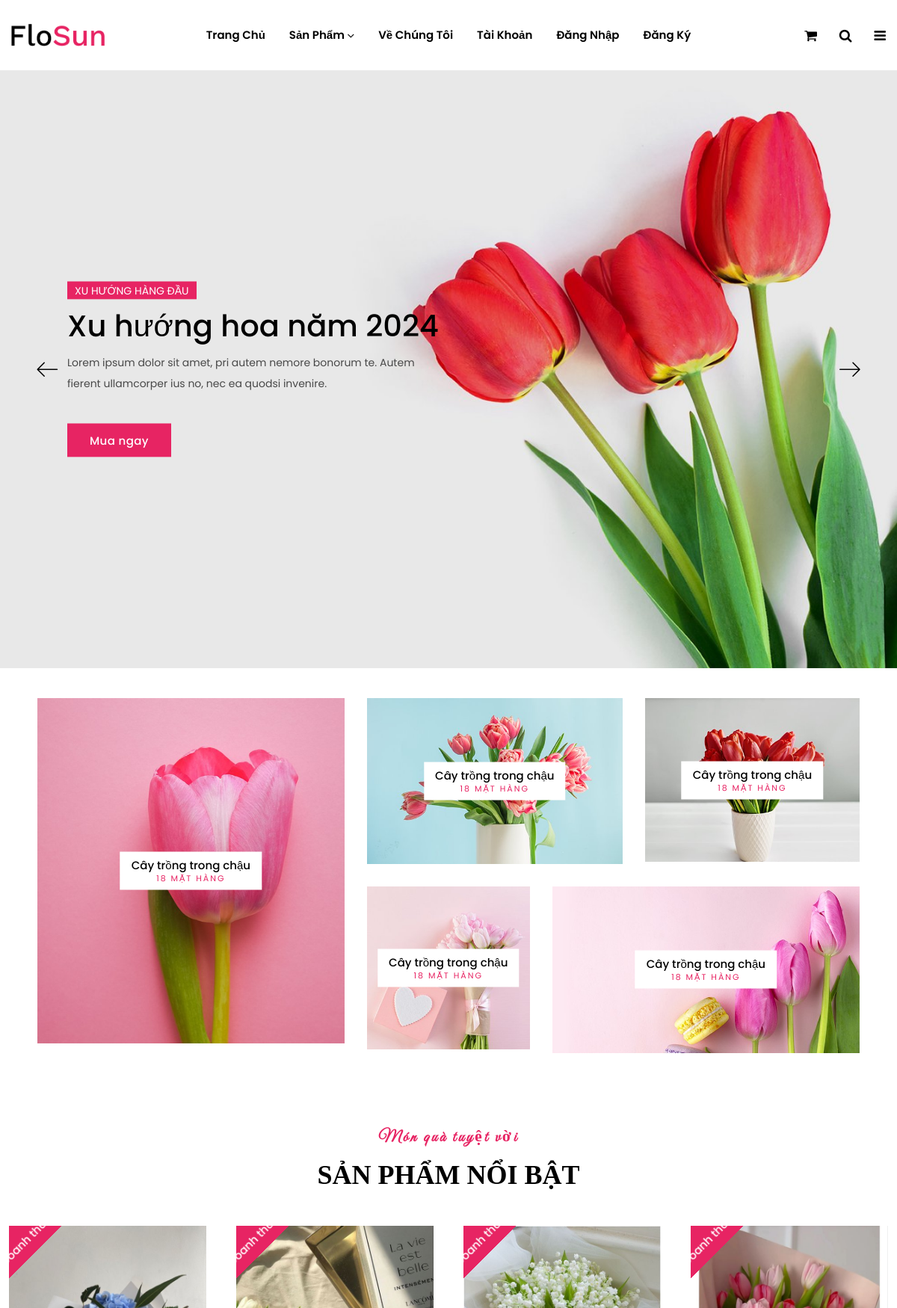
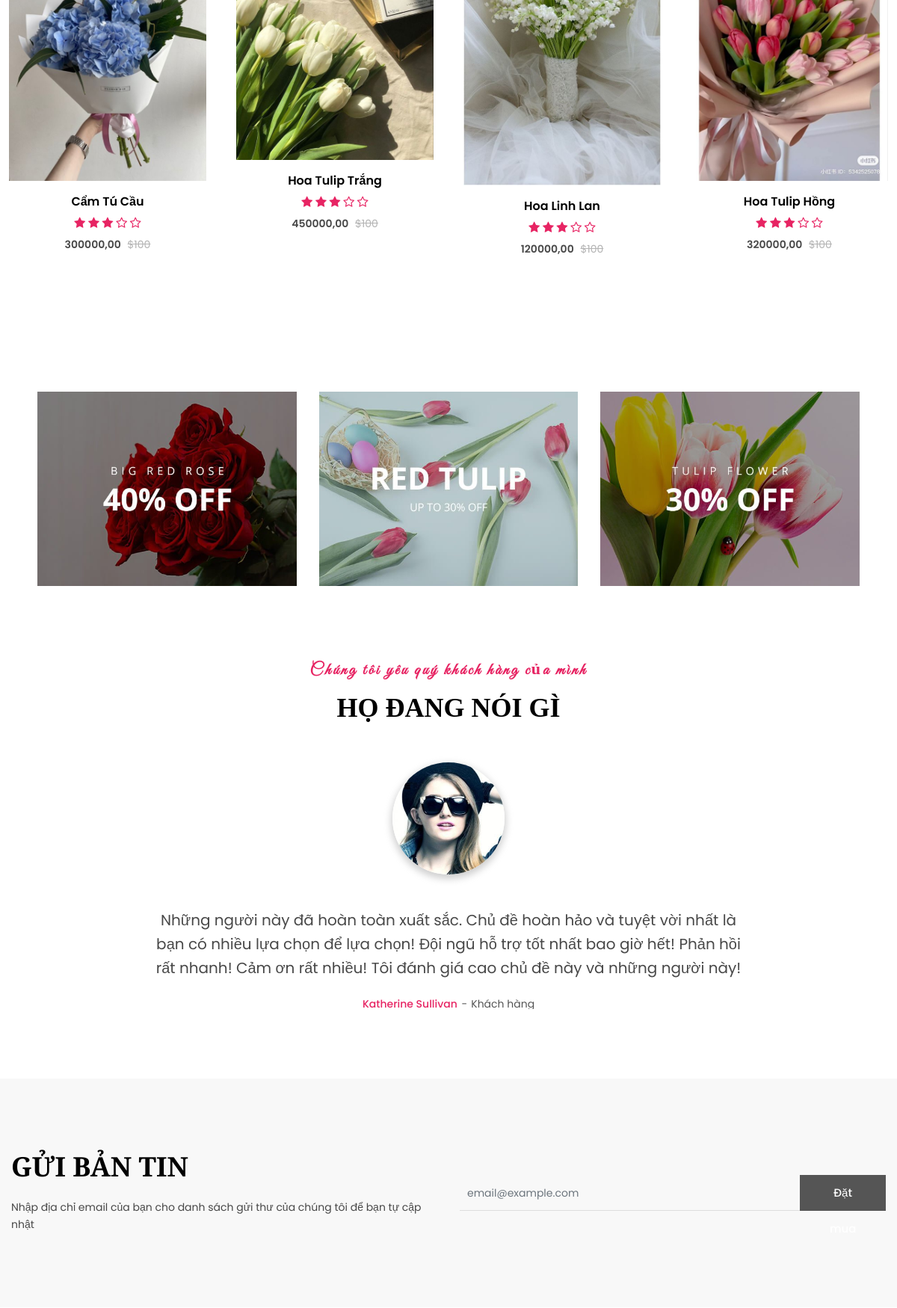
The page / (upper part) on the database its author committed (2 pictures, top to bottom).
### home/models.py (models this page shows, shortened)
class SanPham(models.Model):
    MaSP = models.AutoField(primary_key=True)
    TenSP = models.CharField(max_length=255)
    MoTa = models.CharField(max_length=500)
    SoLuong = models.PositiveIntegerField()
    DonGia = models.DecimalField(max_digits=10, decimal_places=2)
    HinhAnh = models.ImageField(upload_to='product')
    MaLoai = models.ForeignKey(Loai, on_delete=models.CASCADE)
    MaMau = models.ForeignKey(MauSac, on_delete=models.SET_NULL, null =True)

### home/views.py (the view)
# urls.py: 2. Add a URL to urlpatterns:  path('', views.home, name='home')
def home(request):
    data={
            'item_sanpham': SanPham.objects.all(),
            'item_loai': Loai.objects.all(),
    }
    return render(request, 'page/home.html',data)

### home/templates/page/home.html (shortened to what this page needs)
{% extends "pages/layout.html" %}
{% block content %}
{%load static %}
  <div class="intro11-slider-wrap section">
    <div class="intro11-slider swiper-container swiper-container-fade swiper-container-initialized swiper-container-horizontal">
        <div class="swiper-wrapper" id="swiper-wrapper-8d29b2a29749e1db" aria-live="polite" style="transition: all 0ms ease 0s;">
            <div class="intro11-section swiper-slide slide-1 slide-bg-1 bg-position swiper-slide-active" data-swiper-slide-index="0" role="group" aria-label="2/4" style="width: 794px; transition: all 0ms ease 0s; opacity: 1; transform: translate3d(-794px, 0px, 0px);">
                <div class="intro11-content text-left">
                    <h3 class="title-slider text-uppercase"><font style="vertical-align: inherit;"><font style="vertical-align: inherit;">Xu hướng hàng đầu</font></font></h3>
                    <h2 class="title"><font style="vertical-align: inherit;"><font style="vertical-align: inherit;">Xu hướng hoa năm 2024</font></font></h2>
                    <p class="desc-content"><font style="vertical-align: inherit;"><font style="vertical-align: inherit;">Lorem ipsum dolor sit amet, pri autem nemore bonorum te. </font><font style="vertical-align: inherit;">Autem fierent ullamcorper ius no, nec ea quodsi invenire.</font></font></p>
                    <a href="{% url 'shop' %}" class="btn flosun-button secondary-btn theme-color  rounded-0"><font style="vertical-align: inherit;"><font style="vertical-align: inherit;">Mua ngay</font></font></a>
                </div>
            </div>
            <div class="intro11-section swiper-slide slide-2 slide-bg-1 bg-position swiper-slide-next swiper-slide-duplicate-prev" data-swiper-slide-index="1" role="group" aria-label="3/4" style="width: 794px; transition: all 0ms ease 0s; opacity: 0; transform: translate3d(-1588px, 0px, 0px);">
                <div class="intro11-content text-left">
                </div>
            </div>
            </div>
        <div class="home1-slider-prev swiper-button-prev main-slider-nav" tabindex="0" role="button" aria-label="Slide trước" aria-controls="swiper-wrapper-8d29b2a29749e1db"><i class="lnr lnr-arrow-left"></i></div>
        <div class="home1-slider-next swiper-button-next main-slider-nav" tabindex="0" role="button" aria-label="Trang trình bày tiếp theo" aria-controls="swiper-wrapper-8d29b2a29749e1db"><i class="lnr lnr-arrow-right"></i></div>
    </div>
</div>
<div class="categories-area pt-40">
    <div class="container-fluid">
        <div class="row">
            <div class="cat-1 col-md-4 col-sm-12 col-custom">
                <div class="categories-img mb-30">
                    <a href="#"><img src="{% static "assets/images/category/home1-category-1.jpg" %}" alt=""></a>
                    <div class="categories-content">
                        <h3><font style="vertical-align: inherit;"><font style="vertical-align: inherit;">Cây trồng trong chậu</font></font></h3>
                        <h4><font style="vertical-align: inherit;"><font style="vertical-align: inherit;">18 mặt hàng</font></font></h4>
                    </div>
                </div>
            </div>
            <div class="cat-2 col-md-8 col-sm-12 col-custom">
                <div class="row">
                    <div class="cat-3 col-md-7 col-custom">
                        <div class="categories-img mb-30">
                            <a href="#"><img src="{% static "assets/images/category/home1-category-2.jpg" %}" alt=""></a>
                            <div class="categories-content">
                                <h3><font style="vertical-align: inherit;"><font style="vertical-align: inherit;">Cây trồng trong chậu</font></font></h3>
                                <h4><font style="vertical-align: inherit;"><font style="vertical-align: inherit;">18 mặt hàng</font></font></h4>
                            </div>
                        </div>
                    </div>
                    <div class="cat-4 col-md-5 col-custom">
                        <div class="categories-img mb-30">
                            <a href="#"><img src="{% static "assets/images/category/home1-category-3.jpg" %}" alt=""></a>
                            <div class="categories-content">
                                <h3><font style="vertical-align: inherit;"><font style="vertical-align: inherit;">Cây trồng trong chậu</font></font></h3>
                                <h4><font style="vertical-align: inherit;"><font style="vertical-align: inherit;">18 mặt hàng</font></font></h4>
                            </div>
                        </div>
                    </div>
                    <div class="cat-5 col-md-4 col-custom">
                        <div class="categories-img mb-30">
                            <a href="#"><img src="{% static "assets/images/category/home1-category-4.jpg" %}" alt=""></a>
                            <div class="categories-content">
                                <h3><font style="vertical-align: inherit;"><font style="vertical-align: inherit;">Cây trồng trong chậu</font></font></h3>
                                <h4><font style="vertical-align: inherit;"><font style="vertical-align: inherit;">18 mặt hàng</font></font></h4>
                            </div>
                        </div>
                    </div>
                    <div class="cat-6 col-md-8 col-custom">
                        <div class="categories-img mb-30">
                            <a href="#"><img src="{% static "assets/images/category/home1-category-5.jpg" %}" alt=""></a>
                            <div class="categories-content">
                                <h3><font style="vertical-align: inherit;"><font style="vertical-align: inherit;">Cây trồng trong chậu</font></font></h3>
                                <h4><font style="vertical-align: inherit;"><font style="vertical-align: inherit;">18 mặt hàng</font></font></h4>
                            </div>
                        </div>
                    </div>
                </div>
            </div>
        </div>
    </div>
</div>
<div class="product-area mt-text-2">
    <div class="container custom-area-2 overflow-hidden">
        <div class="row">
            <div class="col-12 col-custom">
                <div class="section-title text-center mb-30">
                    <span class="section-title-1"><font style="vertical-align: inherit;"><font style="vertical-align: inherit;">Món quà tuyệt vời</font></font></span>
                    <h3 class="section-title-3" style="font-family:'Times New Roman', Times, serif">Sản phẩm nổi bật</font></font></h3>
                </div>
            </div>
        </div>
        <div class="row product-row">
            <div class="col-12 col-custom">
                <div class="product-slider swiper-container anime-element-multi swiper-container-initialized swiper-container-horizontal">
                    <div class="swiper-wrapper" id="swiper-wrapper-ae98ae85adbf2377" aria-live="polite" style="transform: translate3d(0px, 0px, 0px);">
                        {% for tl in item_sanpham %}
                        <div class="single-item swiper-slide swiper-slide-active" role="group" aria-label="1/6" style="width: 235.333px; margin-right: 10px;">
                            <div class="single-product position-relative mb-30">
                                <div class="product-image">
                                    <a class="d-block" href="{% url 'product_details' tl.MaSP %}">
                                        <img src="{% static 'assets/images/' %}{{ tl.HinhAnh }}" alt="" class="product-image-1 w-100">
                                    </a>
                                    <span class="onsale">Doanh thu!</span>
                                    <div class="add-action d-flex flex-column position-absolute">
                                    </div>
                                </div>
                                <div class="product-content">
                                    <div class="product-title">
                                        <h4 class="title-2"><a href="">{{ tl.TenSP }}</a></h4>
                                    </div>
                                    <div class="product-rating">
                                        <i class="fa fa-star"></i>
                                        <i class="fa fa-star"></i>
                                        <i class="fa fa-star"></i>
                                        <i class="fa fa-star-o"></i>
                                        <i class="fa fa-star-o"></i>
                                    </div>
                                    <div class="price-box">
                                        <span class="regular-price">{{ tl.DonGia }}</span>
                                        <span class="old-price"><del>$100</del></span>
                                    </div>
                                </div>
                            </div>
                        </div>
                        {% endfor %}
                    </div>
                </div>
            </div>
        </div>
    </div>
</div>
<div class="banner-area mt-text-3">
    <div class="container-fluid">
        <div class="row">
            <div class="col-md-4 col-custom">
                <div class="single-banner hover-style mb-30">
                    <div class="banner-img">
                        <a href="#">
                            <img src="{% static "assets/images/banner/1-1.jpg" %}" alt="">
                        </a>
                    </div>
                </div>
            </div>
            <div class="col-md-4 col-custom">
                <div class="single-banner hover-style mb-30">
                    <div class="banner-img">
                        <a href="#">
                            <img src="{% static "assets/images/banner/1-2.jpg" %}" alt="">
                        </a>
                    </div>
                </div>
            </div>
            <div class="col-md-4 col-custom">
                <div class="single-banner hover-style mb-30">
                    <div class="banner-img">
                        <a href="#">
                            <img src="{% static "assets/images/banner/1-3.jpg" %}" alt="">
                        </a>
                    </div>
                </div>
            </div>
        </div>
    </div>
</div>
<div class="testimonial-area mt-text-2">
    <div class="container custom-area">
        <div class="row">
            <div class="col-12 col-custom">
                <div class="section-title text-center">
                    <span class="section-title-1"><font style="vertical-align: inherit;"><font style="vertical-align: inherit;">Chúng tôi yêu quý khách hàng của mình</font></font></span>
                    <h3 class="section-title-3" style="font-family:'Times New Roman', Times, serif">Họ đang nói gì</font></font></h3>
                </div>
            </div>
        </div>
        <div class="row">
            <div class="testimonial-carousel swiper-container intro11-carousel-wrap col-12 col-custom swiper-container-initialized swiper-container-horizontal">
                <div class="swiper-wrapper" id="swiper-wrapper-b43be2284f5661df" aria-live="polite" style="transform: translate3d(-700px, 0px, 0px); transition: all 0ms ease 0s;">
                    <div class="single-item swiper-slide swiper-slide-active" data-swiper-slide-index="0" role="group" aria-label="2/4" style="width: 690px; margin-right: 10px;">
                        <div class="single-testimonial text-center">
                            <div class="testimonial-img">
                                <img src="{% static "assets/images/testimonial/testimonial2.jpg" %}" alt="">
                            </div>
                            <div class="testimonial-content">
                                <p><font style="vertical-align: inherit;"><font style="vertical-align: inherit;">Những người này đã hoàn toàn xuất sắc. </font><font style="vertical-align: inherit;">Chủ đề hoàn hảo và tuyệt vời nhất là bạn có nhiều lựa chọn để lựa chọn! </font><font style="vertical-align: inherit;">Đội ngũ hỗ trợ tốt nhất bao giờ hết! </font><font style="vertical-align: inherit;">Phản hồi rất nhanh! </font><font style="vertical-align: inherit;">Cảm ơn rất nhiều! </font><font style="vertical-align: inherit;">Tôi đánh giá cao chủ đề này và những người này!</font></font></p>
                                <div class="testimonial-author">
                                    <h6><font style="vertical-align: inherit;"><font style="vertical-align: inherit;">Katherine Sullivan </font></font><span><font style="vertical-align: inherit;"><font style="vertical-align: inherit;">Khách hàng</font></font></span></h6>
                                </div>
                            </div>
                        </div>
                    </div>
                    <div class="single-item swiper-slide swiper-slide-next swiper-slide-duplicate-prev" data-swiper-slide-index="1" role="group" aria-label="3/4" style="width: 690px; margin-right: 10px;">
                        <div class="single-testimonial text-center">
                            <div class="testimonial-content">
                                <div class="testimonial-author">
                                </div>
                            </div>
                        </div>
                    </div>
                    </div>
            </div>
        </div>
    </div>
</div>
<div class="news-letter-area gray-bg pt-no-text pb-no-text mt-text-3">
    <div class="container custom-area">
        <div class="row align-items-center">
            <div class="col-md-6 col-custom">
                <div class="section-title text-left mb-35">
                    <h3 class="section-title-3"><font style="vertical-align: inherit;"><font style="vertical-align: inherit;">Gửi bản tin</font></font></h3>
                    <p class="desc-content mb-0"><font style="vertical-align: inherit;"><font style="vertical-align: inherit;">Nhập địa chỉ email của bạn cho danh sách gửi thư của chúng tôi để bạn tự cập nhật</font></font></p>
                </div>
            </div>
            <div class="col-md-6 col-custom">
                <div class="news-latter-box">
                    <div class="newsletter-form-wrap text-center">
                        <form id="mc-form" class="mc-form" novalidate="true">
                            <input type="email" id="mc-email" class="form-control email-box" placeholder="email@example.com" name="EMAIL">
                            <button id="mc-submit" class="btn rounded-0" type="submit"><font style="vertical-align: inherit;"><font style="vertical-align: inherit;">Đặt mua</font></font></button>
                        </form>
                    </div>
                </div>
            </div>
        </div>
    </div>
</div>
{% endblock %}

### rows shown on the page
SanPham: HinhAnh (picture), TenSP "Cẩm Tú Cầu", DonGia "300000,00"
SanPham: HinhAnh (picture), TenSP "Hoa Tulip Trắng", DonGia "450000,00"
SanPham: HinhAnh (picture), TenSP "Hoa Linh Lan", DonGia "120000,00"
SanPham: HinhAnh (picture), TenSP "Hoa Tulip Hồng", DonGia "320000,00"
